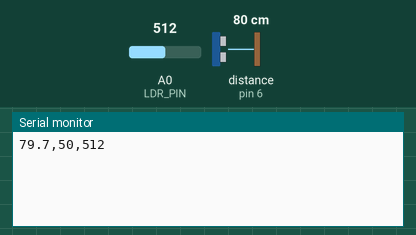
Bench run of a sketch on a simulated Arduino Uno, built with avr-gcc and run on an emulated ATmega328P. On the bench: the last lines printed to the serial monitor. Wiring (inferred from the names in the program): ultrasonic range finder: trigger pin 5; echo pin 6. Inputs (shaded band) come from the test bench; at power-on: distance to the obstacle (sensor on pin 6) 80 cm, A0 (LDR_PIN) = 512. The echo pulse lasts 58.3 µs per cm.

Above: at 2.8 s.
2.9 s: distance to the obstacle (sensor on pin 6) set to 2 cm
At 4.3 s:
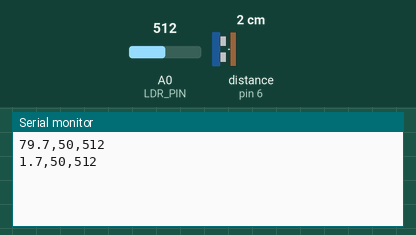
4.4 s: A0 (LDR_PIN) set to 716
5.9 s: distance to the obstacle (sensor on pin 6) set to 4 cm
At 7.1 s:
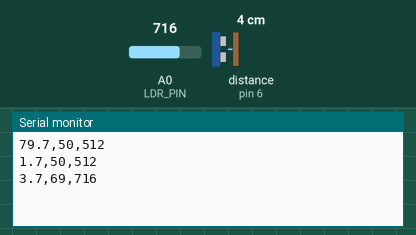
7.4 s: A0 (LDR_PIN) set to 900
At 8.7 s:
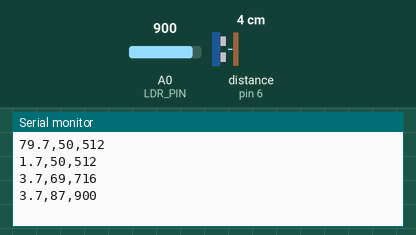
Timing chart, 0 to 9.9 s (numbered marks = the images above; inputs shaded):
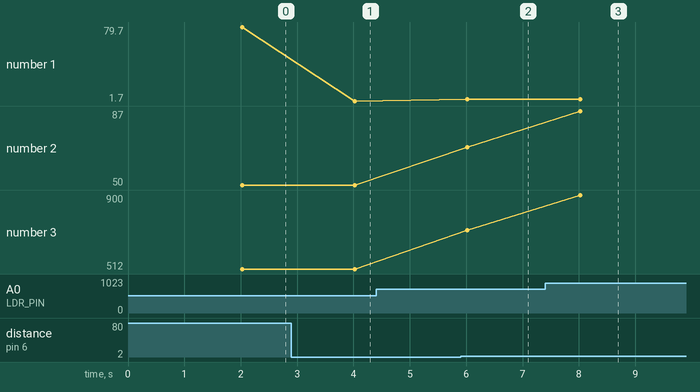

The sketch:

SkySync_Uno.ino
```cpp
const int TRIG_PIN = 5;
const int ECHO_PIN = 6;
const int LDR_PIN  = A0;

const unsigned long SEND_INTERVAL = 2000;
unsigned long lastSend = 0;

float readDistanceCm() {
  digitalWrite(TRIG_PIN, LOW);
  delayMicroseconds(2);
  digitalWrite(TRIG_PIN, HIGH);
  delayMicroseconds(10);
  digitalWrite(TRIG_PIN, LOW);
  unsigned long duration = pulseIn(ECHO_PIN, HIGH, 30000UL);
  if (duration == 0) return -1.0;
  return duration * 0.0343 / 2.0;
}

int readLightRaw() {
  long sum = 0;
  for (int i = 0; i < 10; i++) {
    sum += analogRead(LDR_PIN);
    delay(2);
  }
  return sum / 10;
}

void setup() {
  Serial.begin(9600);
  pinMode(TRIG_PIN, OUTPUT);
  pinMode(ECHO_PIN, INPUT);
}

void loop() {
  if (millis() - lastSend >= SEND_INTERVAL) {
    lastSend = millis();

    float distance = readDistanceCm();
    int raw = readLightRaw();
    int lightPercent = map(raw, 0, 1023, 0, 100);

    Serial.print(distance, 1);
    Serial.print(",");
    Serial.print(lightPercent);
    Serial.print(",");
    Serial.println(raw);
  }
}
```

Measured:
- after the input at 2.9 s, the serial monitor: prints a new line after 1.1 s (image 1)
- after the input at 5.9 s, the serial monitor: prints a new line after 0.12 s (image 2)
- after the input at 7.4 s, the serial monitor: prints a new line after 0.62 s (image 3)
- plotted number 1: 79.7 → 1.7 after the input at 2.9 s, 1.7 → 3.7 after the input at 5.9 s
- plotted number 2: 69 → 87 after the input at 7.4 s
- plotted number 3: 716 → 900 after the input at 7.4 s
